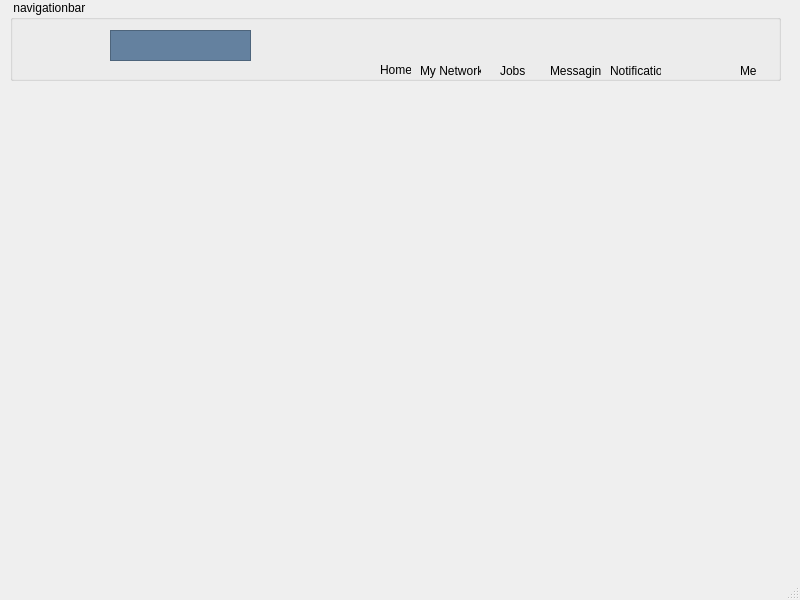
<?xml version="1.0" encoding="UTF-8"?>
<ui version="4.0">
 <class>page5</class>
 <widget class="QMainWindow" name="page5">
  <property name="geometry">
   <rect>
    <x>0</x>
    <y>0</y>
    <width>800</width>
    <height>600</height>
   </rect>
  </property>
  <property name="windowTitle">
   <string>MainWindow</string>
  </property>
  <widget class="QWidget" name="centralwidget">
   <widget class="QGroupBox" name="groupBox">
    <property name="geometry">
     <rect>
      <x>10</x>
      <y>0</y>
      <width>771</width>
      <height>81</height>
     </rect>
    </property>
    <property name="title">
     <string> navigationbar</string>
    </property>
    <property name="flat">
     <bool>false</bool>
    </property>
    <widget class="QLabel" name="label">
     <property name="geometry">
      <rect>
       <x>10</x>
       <y>30</y>
       <width>41</width>
       <height>41</height>
      </rect>
     </property>
     <property name="text">
      <string/>
     </property>
     <property name="pixmap">
      <pixmap resource="project-image.qrc">:/new/prefix1/linkedin.png</pixmap>
     </property>
     <property name="scaledContents">
      <bool>true</bool>
     </property>
    </widget>
    <widget class="QPlainTextEdit" name="plainTextEdit">
     <property name="geometry">
      <rect>
       <x>100</x>
       <y>30</y>
       <width>141</width>
       <height>31</height>
      </rect>
     </property>
     <property name="acceptDrops">
      <bool>true</bool>
     </property>
     <property name="autoFillBackground">
      <bool>false</bool>
     </property>
     <property name="styleSheet">
      <string notr="true">background-color: rgb(100, 129, 159);
color: rgb(255, 255, 255);
border-color: rgb(0, 0, 0);</string>
     </property>
     <property name="tabChangesFocus">
      <bool>false</bool>
     </property>
     <property name="plainText">
      <string/>
     </property>
     <property name="overwriteMode">
      <bool>true</bool>
     </property>
     <property name="backgroundVisible">
      <bool>false</bool>
     </property>
     <property name="centerOnScroll">
      <bool>false</bool>
     </property>
     <property name="placeholderText">
      <string>search</string>
     </property>
    </widget>
    <widget class="QLabel" name="label_srch">
     <property name="geometry">
      <rect>
       <x>250</x>
       <y>30</y>
       <width>31</width>
       <height>31</height>
      </rect>
     </property>
     <property name="text">
      <string/>
     </property>
     <property name="pixmap">
      <pixmap resource="project-image.qrc">:/new/prefix1/search.png</pixmap>
     </property>
     <property name="scaledContents">
      <bool>true</bool>
     </property>
    </widget>
    <widget class="QLabel" name="label_me">
     <property name="geometry">
      <rect>
       <x>710</x>
       <y>20</y>
       <width>41</width>
       <height>41</height>
      </rect>
     </property>
     <property name="text">
      <string/>
     </property>
     <property name="pixmap">
      <pixmap resource="project-image.qrc">:/new/prefix1/user.png</pixmap>
     </property>
     <property name="scaledContents">
      <bool>true</bool>
     </property>
    </widget>
    <widget class="QLabel" name="label_msg">
     <property name="geometry">
      <rect>
       <x>540</x>
       <y>20</y>
       <width>41</width>
       <height>41</height>
      </rect>
     </property>
     <property name="text">
      <string/>
     </property>
     <property name="pixmap">
      <pixmap resource="project-image.qrc">:/new/prefix1/chat.png</pixmap>
     </property>
     <property name="scaledContents">
      <bool>true</bool>
     </property>
    </widget>
    <widget class="QLabel" name="label_jbs">
     <property name="geometry">
      <rect>
       <x>480</x>
       <y>20</y>
       <width>41</width>
       <height>41</height>
      </rect>
     </property>
     <property name="text">
      <string/>
     </property>
     <property name="pixmap">
      <pixmap resource="project-image.qrc">:/new/prefix1/suitcase.png</pixmap>
     </property>
     <property name="scaledContents">
      <bool>true</bool>
     </property>
    </widget>
    <widget class="QLabel" name="label_mntwk">
     <property name="geometry">
      <rect>
       <x>420</x>
       <y>20</y>
       <width>41</width>
       <height>41</height>
      </rect>
     </property>
     <property name="text">
      <string/>
     </property>
     <property name="pixmap">
      <pixmap resource="project-image.qrc">:/new/prefix1/myspace.png</pixmap>
     </property>
     <property name="scaledContents">
      <bool>true</bool>
     </property>
    </widget>
    <widget class="QLabel" name="label_hm">
     <property name="geometry">
      <rect>
       <x>360</x>
       <y>20</y>
       <width>41</width>
       <height>41</height>
      </rect>
     </property>
     <property name="text">
      <string/>
     </property>
     <property name="pixmap">
      <pixmap resource="project-image.qrc">:/new/prefix1/home.png</pixmap>
     </property>
     <property name="scaledContents">
      <bool>true</bool>
     </property>
    </widget>
    <widget class="QLabel" name="label_8">
     <property name="geometry">
      <rect>
       <x>370</x>
       <y>60</y>
       <width>31</width>
       <height>20</height>
      </rect>
     </property>
     <property name="text">
      <string>Home</string>
     </property>
    </widget>
    <widget class="QLabel" name="label_6">
     <property name="geometry">
      <rect>
       <x>410</x>
       <y>60</y>
       <width>61</width>
       <height>21</height>
      </rect>
     </property>
     <property name="text">
      <string>My Network</string>
     </property>
    </widget>
    <widget class="QLabel" name="label_10">
     <property name="geometry">
      <rect>
       <x>490</x>
       <y>60</y>
       <width>31</width>
       <height>21</height>
      </rect>
     </property>
     <property name="text">
      <string>Jobs</string>
     </property>
    </widget>
    <widget class="QLabel" name="label_11">
     <property name="geometry">
      <rect>
       <x>540</x>
       <y>60</y>
       <width>51</width>
       <height>21</height>
      </rect>
     </property>
     <property name="text">
      <string>Messaging</string>
     </property>
    </widget>
    <widget class="QLabel" name="label_12">
     <property name="geometry">
      <rect>
       <x>730</x>
       <y>60</y>
       <width>31</width>
       <height>21</height>
      </rect>
     </property>
     <property name="text">
      <string>Me</string>
     </property>
    </widget>
    <widget class="QLabel" name="label_ntfctn">
     <property name="geometry">
      <rect>
       <x>600</x>
       <y>20</y>
       <width>41</width>
       <height>41</height>
      </rect>
     </property>
     <property name="text">
      <string/>
     </property>
     <property name="pixmap">
      <pixmap resource="project-image.qrc">:/new/prefix1/bell.png</pixmap>
     </property>
     <property name="scaledContents">
      <bool>true</bool>
     </property>
    </widget>
    <widget class="QLabel" name="label_3">
     <property name="geometry">
      <rect>
       <x>600</x>
       <y>60</y>
       <width>51</width>
       <height>21</height>
      </rect>
     </property>
     <property name="text">
      <string>Notification</string>
     </property>
    </widget>
   </widget>
  </widget>
  <widget class="QMenuBar" name="menubar">
   <property name="geometry">
    <rect>
     <x>0</x>
     <y>0</y>
     <width>800</width>
     <height>20</height>
    </rect>
   </property>
  </widget>
  <widget class="QStatusBar" name="statusbar"/>
 </widget>
 <resources>
  <include location="project-image.qrc"/>
 </resources>
 <connections/>
</ui>
